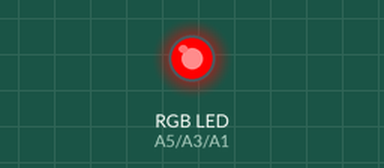
The sketch below on a simulated Arduino Uno, built with avr-gcc and run on an emulated ATmega328P. Shown: an RGB LED mixed from three pins (HIGH = lit).

Above: at 0.5 s.
At 2.5 s:
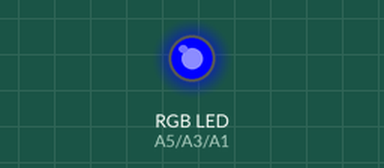
At 5.5 s:
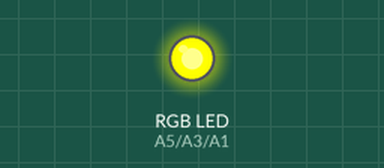
At 9.5 s:
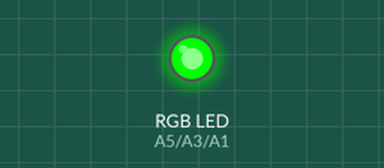
Timing chart, 0 to 10.4 s (numbered marks = the images above):
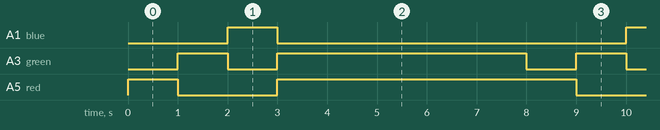

Measured:
- by itself, A1 (blue): alternates HIGH for 1.0 s and LOW for 7.0 s
- by itself, A3 (green): repeats every 8.0 s: LOW 1.0 s, HIGH 5.0 s, LOW 1.0 s, HIGH 1.0 s
- by itself, A5 (red): repeats every 8.0 s: LOW 2.0 s, HIGH 6.0 s

The sketch:

RGB_LED.ino
```cpp
void setup() {
    pinMode(A1,OUTPUT);   // blue
    pinMode(A3,OUTPUT);   // green
    pinMode(A5,OUTPUT);   // red
}
void loop() {

  // red Light : ON
  analogWrite(A5,255);
  analogWrite(A1,0);
  analogWrite(A3,0);
  delay(1000);

  // green Light : ON
  analogWrite(A5,0);
  analogWrite(A1,0);
  analogWrite(A3,255);
  delay(1000);

  // Blue
  analogWrite(A5,0);
  analogWrite(A1,255);
  analogWrite(A3,0);
  delay(1000);

  // Yellow Light : ON
  analogWrite(A5,255);
  analogWrite(A1,0);
  analogWrite(A3,255);
  delay(5000);
}


/*
RGB
R : RED
G : GREEN
B : BLUE
*/
/*
OUTPUT :
  digital :
      digitalWrite();
  analog  :
      analogWrite();


range :
    0  -  255
  LOW    HIGH
*/

/*
  Task - 1 Same Program

  Task - 2 Trafic Signal

  Task - 3 7 Colors
*/
```
